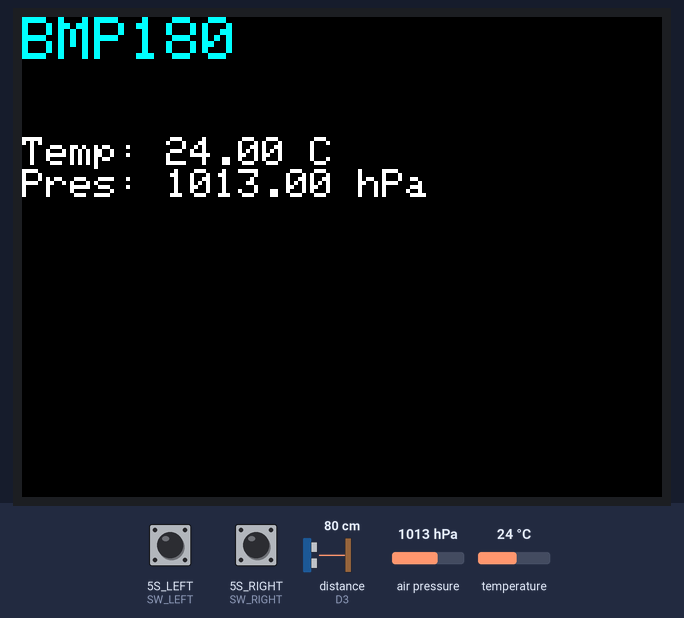
A sketch run on a simulated Seeed Wio Terminal. On the bench: 320×240 colour display. The inputs (shaded band) are chosen by the test bench; at power-on: air pressure 1013 hPa, 5S_LEFT (SW_LEFT) HIGH, 5S_RIGHT (SW_RIGHT) HIGH, temperature 24 °C, distance to the obstacle (sensor on D3) 80 cm. The echo pulse lasts 58.3 µs per cm.

Above: at 1.4 s.
1.5 s: air pressure set to 952 hPa
At 2.6 s:
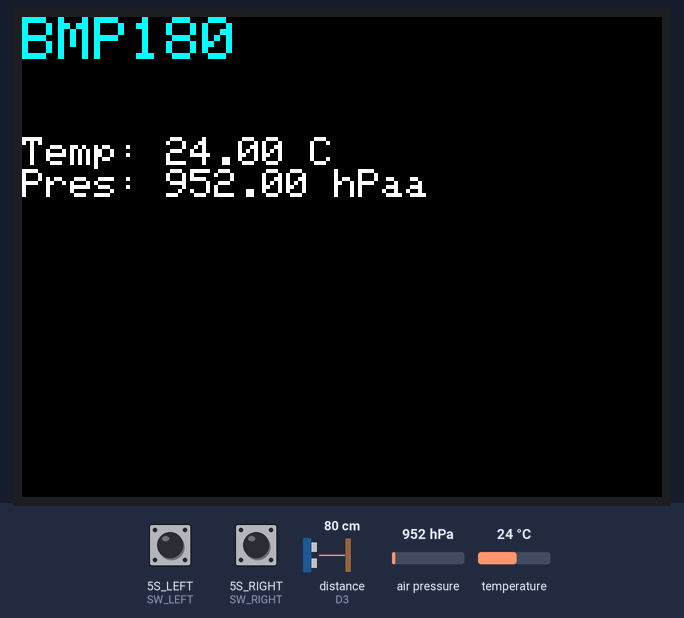
3.0 s: 5S_LEFT (SW_LEFT) pulled LOW for 0.15 s
At 4.5 s:
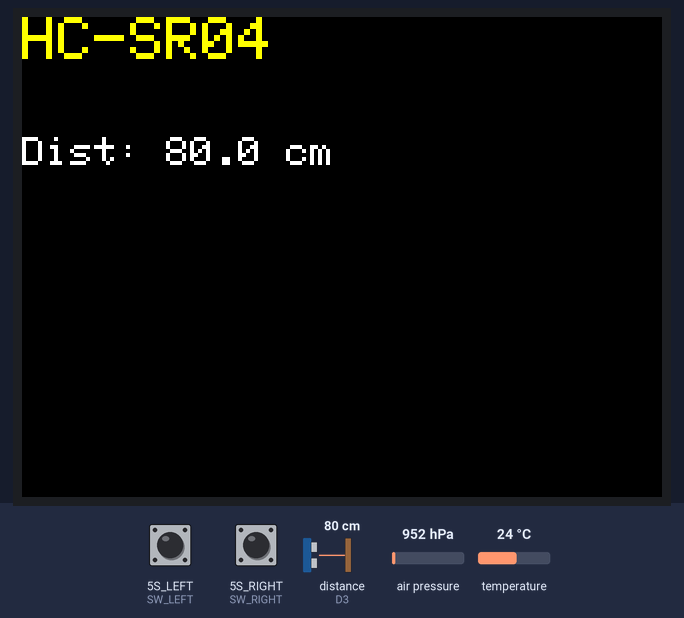
4.8 s: 5S_RIGHT (SW_RIGHT) pulled LOW for 0.15 s
At 5.9 s:
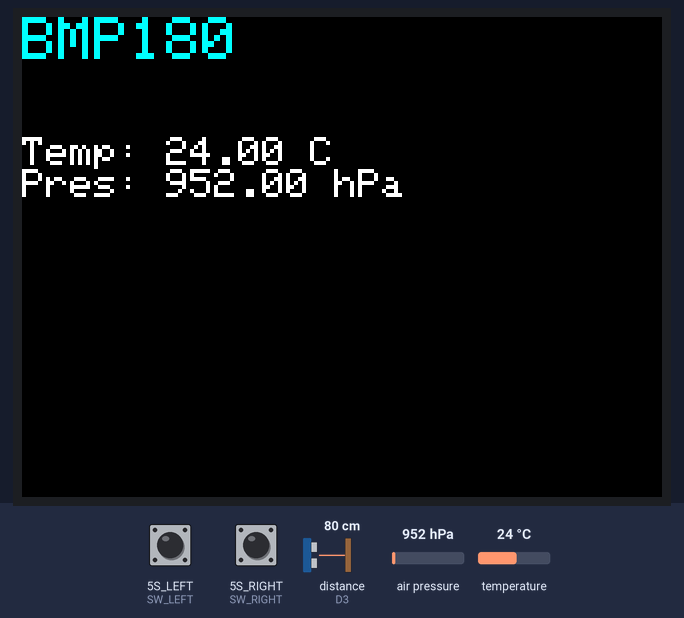
6.6 s: temperature set to 12 °C
At 7.6 s:
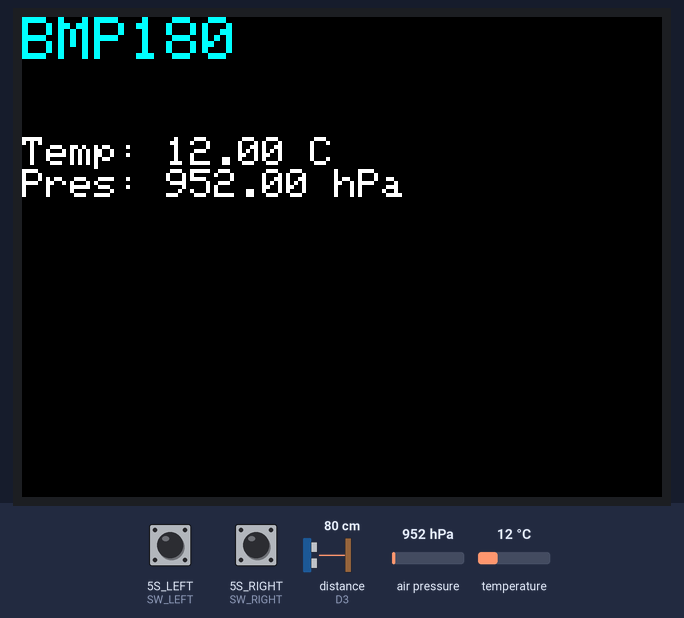
8.1 s: air pressure set to 975 hPa
At 9.0 s:
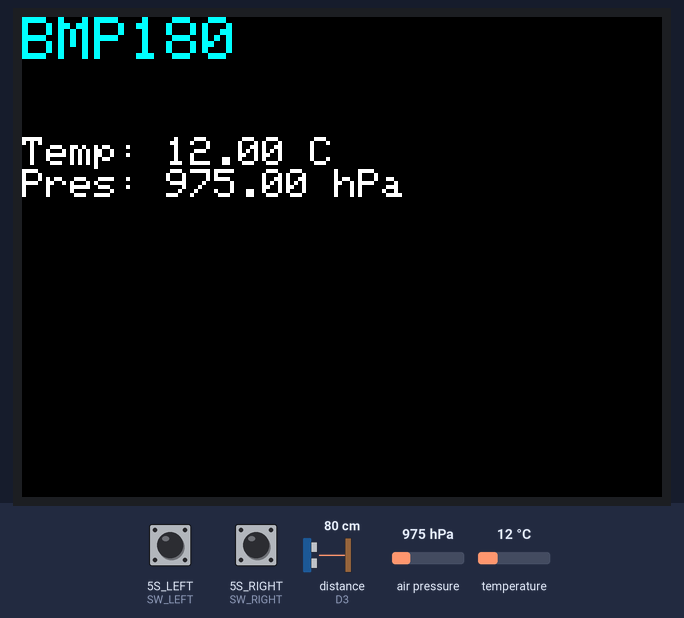
9.7 s: temperature set to 19 °C
Timing chart, 0 to 12.2 s (numbered marks = the images above; inputs shaded):
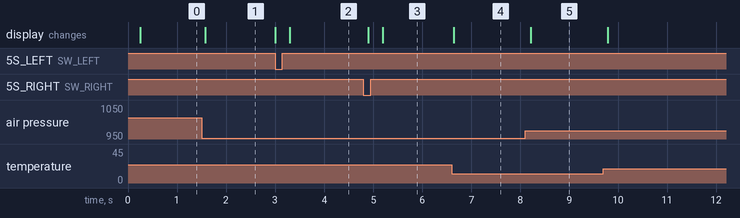

Measured:
- after the input at 1.5 s, the display: changes after 0.08 s (image 1)
- after the input at 3.0 s, the display: first changes at once (image 2 shows a later state)
- after the input at 4.8 s, the display: first changes after 0.10 s (image 3 shows a later state)
- after the input at 6.6 s, the display: changes after 0.05 s (image 4)
- after the input at 8.1 s, the display: changes after 0.12 s (image 5)

The sketch:

wio_terminal_bmp180_hcsr04_pages_Version3.ino
```cpp
#include <Wire.h>
#include <Adafruit_BMP085.h>
#include <TFT_eSPI.h>

// ---- BMP180 ----
Adafruit_BMP085 bmp;
bool bmpAvailable = false;

// ---- HC-SR04 ----
#define TRIG_PIN  D2
#define ECHO_PIN  D3

// ---- 5-way Switch ----
#define SW_RIGHT  WIO_5S_RIGHT
#define SW_LEFT   WIO_5S_LEFT

TFT_eSPI tft;

int page = 0;
const int totalPages = 2;

void setup() {
  Serial.begin(115200);
  tft.begin();
  tft.setRotation(3);
  tft.fillScreen(TFT_BLACK);

  // BMP180
  if (!bmp.begin()) {
    bmpAvailable = false;
  } else {
    bmpAvailable = true;
  }

  // HC-SR04
  pinMode(TRIG_PIN, OUTPUT);
  pinMode(ECHO_PIN, INPUT);
  digitalWrite(TRIG_PIN, LOW);

  // 5-way Switch
  pinMode(SW_RIGHT, INPUT_PULLUP);
  pinMode(SW_LEFT, INPUT_PULLUP);
}

void loop() {
  static bool prevLeft = HIGH, prevRight = HIGH;
  bool nowLeft = digitalRead(SW_LEFT);
  bool nowRight = digitalRead(SW_RIGHT);

  // Navigare pagini
  if (prevRight == HIGH && nowRight == LOW) {
    page = (page + 1) % totalPages;
    tft.fillScreen(TFT_BLACK);
    delay(200); // debounce
  }
  if (prevLeft == HIGH && nowLeft == LOW) {
    page = (page - 1 + totalPages) % totalPages;
    tft.fillScreen(TFT_BLACK);
    delay(200); // debounce
  }
  prevLeft = nowLeft;
  prevRight = nowRight;

  switch (page) {
    case 0:
      showBMP180();
      break;
    case 1:
      showHCSR04();
      break;
  }
  delay(100);
}

void showBMP180() {
  tft.setCursor(0, 0);
  tft.setTextColor(TFT_CYAN, TFT_BLACK);
  tft.setTextSize(3);
  tft.println("BMP180");
  tft.setTextSize(2);
  tft.setTextColor(TFT_WHITE, TFT_BLACK);
  tft.setCursor(0, 60);

  if (!bmpAvailable) {
    tft.println("Sensor not found!");
    return;
  }

  float temp = bmp.readTemperature();
  float pres = bmp.readPressure() / 100.0; // hPa
  tft.printf("Temp: %.2f C\nPres: %.2f hPa", temp, pres);
}

void showHCSR04() {
  long duration;
  float distance;

  // Trigger pulse
  digitalWrite(TRIG_PIN, LOW);
  delayMicroseconds(2);
  digitalWrite(TRIG_PIN, HIGH);
  delayMicroseconds(10);
  digitalWrite(TRIG_PIN, LOW);

  // Read echo
  duration = pulseIn(ECHO_PIN, HIGH, 30000);

  distance = duration > 0 ? duration * 0.0343 / 2 : 0;

  tft.setCursor(0, 0);
  tft.setTextColor(TFT_YELLOW, TFT_BLACK);
  tft.setTextSize(3);
  tft.println("HC-SR04");
  tft.setTextSize(2);
  tft.setTextColor(TFT_WHITE, TFT_BLACK);
  tft.setCursor(0, 60);

  if (duration == 0) {
    tft.println("No Echo!");
  } else {
    tft.printf("Dist: %.1f cm", distance);
  }
}
```
